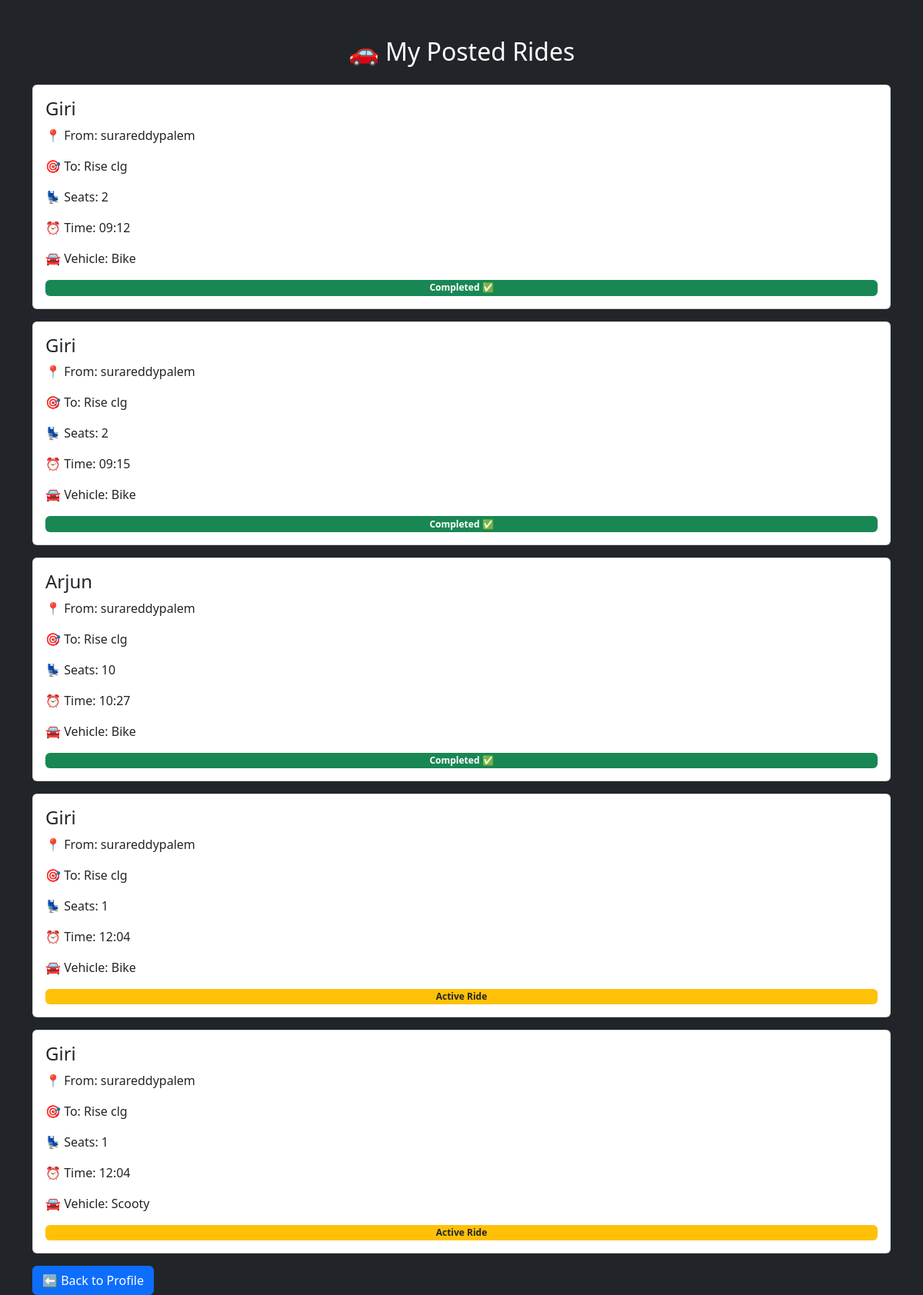
/myrides (signed in), run on the app's committed database.
### tables this page shows
CREATE TABLE rides (
    id INTEGER PRIMARY KEY AUTOINCREMENT,
    username TEXT,
    name TEXT,
    from_location TEXT,
    destination TEXT,
    seats INTEGER,
    time TEXT,
    vehicle TEXT,
    phone TEXT,
    rating INTEGER DEFAULT 0,
    completed INTEGER DEFAULT 0
);

### app.py (the view)
@app.route("/myrides")
def myrides():
    if "user" not in session:
        return redirect("/login")
    username = session["user"]
    conn = connect_db()
    cursor = conn.cursor()
    cursor.execute(
        "SELECT * FROM rides WHERE username=?",
        (username,)
    )
    rides = cursor.fetchall()
    conn.close()
    return render_template("myrides.html", rides=rides)

### app.py (called while the page is built)
def connect_db():
    return sqlite3.connect("rides.db")

### templates/myrides.html (shortened to what this page needs)
<!DOCTYPE html>
<html>
<head>
    <link href="https://cdn.jsdelivr.net/npm/bootstrap@5.3.3/dist/css/bootstrap.min.css" rel="stylesheet">
</head>
<body class="bg-dark">
<div class="container mt-5">
    <h2 class="text-center text-white mb-4">
        🚗 My Posted Rides
    </h2>
    {% if rides %}
        {% for ride in rides %}
        <div class="card p-3 mb-3">
            <h4>{{ ride[2] }}</h4>
            <p>📍 From: {{ ride[3] }}</p>
            <p>🎯 To: {{ ride[4] }}</p>
            <p>💺 Seats: {{ ride[5] }}</p>
            <p>⏰ Time: {{ ride[6] }}</p>
            <p>🚘 Vehicle: {{ ride[7] }}</p>
            {% if ride[10] == 1 %}
                <span class="badge bg-success">
                    Completed ✅
                </span>
            {% else %}
                <span class="badge bg-warning text-dark">
                    Active Ride
                </span>
            {% endif %}
        </div>
        {% endfor %}
    {% else %}
        <div class="alert alert-info">
            No rides posted yet.
        </div>
    {% endif %}
    <a href="/profile" class="btn btn-primary">
        ⬅ Back to Profile
    </a>
</div>
</body>
</html>

### data on the page
rides: name "Giri", from_location "surareddypalem", destination "Rise clg", seats "2", time "09:12", vehicle "Bike", completed "Completed ✅"
rides: name "Giri", from_location "surareddypalem", destination "Rise clg", seats "2", time "09:15", vehicle "Bike", completed "Completed ✅"
rides: name "Arjun", from_location "surareddypalem", destination "Rise clg", seats "10", time "10:27", vehicle "Bike", completed "Completed ✅"
rides: name "Giri", from_location "surareddypalem", destination "Rise clg", seats "1", time "12:04", vehicle "Bike", completed "Active Ride"
rides: name "Giri", from_location "surareddypalem", destination "Rise clg", seats "1", time "12:04", vehicle "Scooty", completed "Active Ride"
